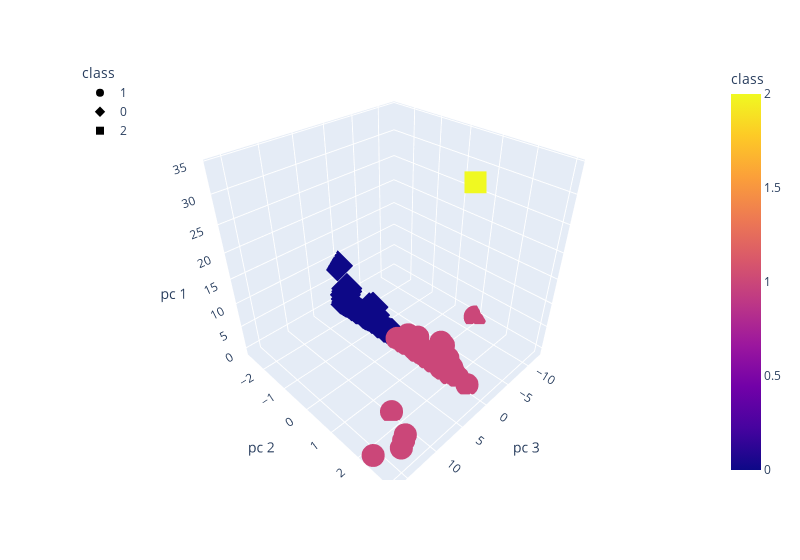

The cell this chart's notebook holds for it:
### Markdown cell above
### Deliverable 4: Visualizing Cryptocurrencies Results

#### 3D-Scatter with Clusters

### Code cell
# Creating a 3D-Scatter with the PCA data and the clusters
import plotly.express as px
fig = px.scatter_3d(
clustered_df,
x="pc 3",
y="pc 2",
z="pc 1",
color="class",
symbol="class",
width=800,
)
fig.update_layout(legend=dict(x=0, y=1))
fig.show()

### Figure 1 — Plotly figure (JSON) as saved in the notebook; plotly's stock layout.template omitted (floating-point values rounded to 4 significant figures; data arrays with more than 128 entries replaced by an {"elided": "..."} marker saying what was removed)
{"data": [{"hovertemplate": "class=%{marker.color}<br>pc 3=%{x}<br>pc 2=%{y}<br>pc 1=%{z}<extra></extra>", "legendgroup": "1", "marker": {"color": {"elided": "293 int values"}, "coloraxis": "coloraxis", "symbol": "circle"}, "mode": "markers", "name": "1", "scene": "scene", "showlegend": true, "type": "scatter3d", "x": {"elided": "293 float values"}, "y": {"elided": "293 float values"}, "z": {"elided": "293 float values"}}, {"hovertemplate": "class=%{marker.color}<br>pc 3=%{x}<br>pc 2=%{y}<br>pc 1=%{z}<extra></extra>", "legendgroup": "0", "marker": {"color": {"elided": "238 int values"}, "coloraxis": "coloraxis", "symbol": "diamond"}, "mode": "markers", "name": "0", "scene": "scene", "showlegend": true, "type": "scatter3d", "x": {"elided": "238 float values"}, "y": {"elided": "238 float values"}, "z": {"elided": "238 float values"}}, {"hovertemplate": "class=%{marker.color}<br>pc 3=%{x}<br>pc 2=%{y}<br>pc 1=%{z}<extra></extra>", "legendgroup": "2", "marker": {"color": [2], "coloraxis": "coloraxis", "symbol": "square"}, "mode": "markers", "name": "2", "scene": "scene", "showlegend": true, "type": "scatter3d", "x": [-1.422], "y": [1.942], "z": [34.13]}], "layout": {"coloraxis": {"colorbar": {"title": {"text": "class"}}, "colorscale": [[0, "#0d0887"], [0.1111, "#46039f"], [0.2222, "#7201a8"], [0.3333, "#9c179e"], [0.4444, "#bd3786"], [0.5556, "#d8576b"], [0.6667, "#ed7953"], [0.7778, "#fb9f3a"], [0.8889, "#fdca26"], [1, "#f0f921"]]}, "legend": {"title": {"text": "class"}, "tracegroupgap": 0, "x": 0, "y": 1}, "margin": {"t": 60}, "scene": {"domain": {"x": [0, 1], "y": [0, 1]}, "xaxis": {"title": {"text": "pc 3"}}, "yaxis": {"title": {"text": "pc 2"}}, "zaxis": {"title": {"text": "pc 1"}}}, "width": 800}}
